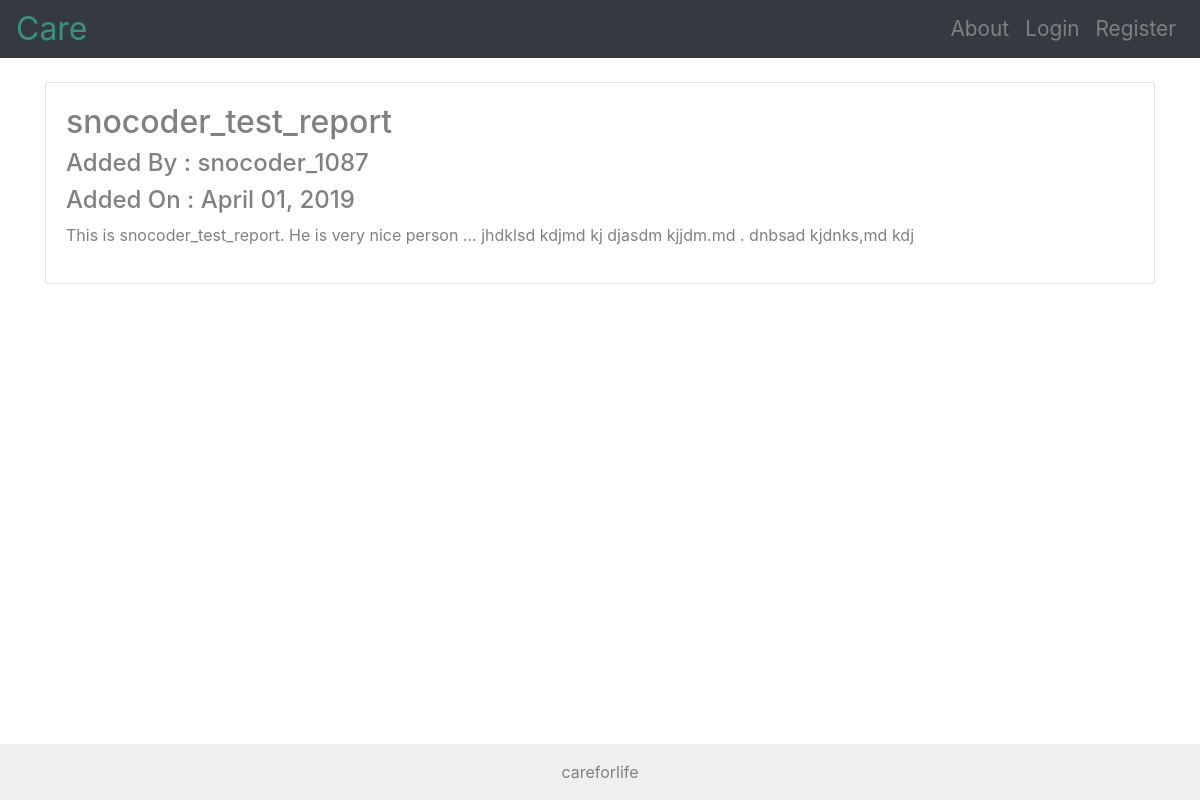
The page /1 on the database its author committed.
### care/models.py (models this page shows, shortened)
class Report(db.Model):
    users = db.relationship(User)
    id = db.Column(db.Integer, primary_key=True)
    user_id = db.Column(db.Integer, db.ForeignKey('users.id'), nullable= False)
    date = db.Column(db.DateTime, nullable=False, default=datetime.utcnow)
    title = db.Column(db.String(140), nullable=False)
    text = db.Column(db.Text, nullable=False)

class User(db.Model, UserMixin):
    __tablename__ = 'users'
    id = db.Column(db.Integer, primary_key=True)
    profile_image = db.Column(db.String(64), nullable=False, default='default_profile.jpg')
    email = db.Column(db.String(64), unique=True, index=True)
    username = db.Column(db.String(64), unique=True, index=True)
    password_hash = db.Column(db.String(120))
    reports = db.relationship('Report', backref='author', lazy=True)

### care/users/views.py (the view)
@users.route("/<username>")
def user_reports(username):
    page = request.args.get('page', 1, type=int)
    user = User.query.filter_by(username=username).first_or_404()
    reports = Report.query.filter_by(author=user).order_by(Report.date.desc()).paginate(page=page, per_page=5)
    return render_template('user_reports.html', reports = reports, user=user)

### care/reports/views.py (called while the page is built)
@reports.route('/<int:report_id>')
def report(report_id):
    report = Report.query.get_or_404(report_id)
    return render_template('report.html', title = report.title,
    date = report.date, report = report)

### care/templates/report.html (shortened to what this page needs)
{% extends "base.html" %}
{% block content %}
<br>
<div class="container">
  <div class="card">
    <div class="card-body">
      <h2 class="">{{title}}</h2>
      <h4>Added By : {{report.author.username}}</h4>
      <h4>Added On : {{report.date.strftime('%B %d, %Y')}}</h4>
      <p>{{report.text}}</p>
    </div>
    </div>
</div>
{% endblock %}

### care/static/style.css (style rules this page uses)
html { height: 100%; box-sizing: border-box; }
*, *:before, *:after { box-sizing: inherit; }
body { position: relative; margin: 0; padding-bottom: 6rem; min-height: 100%; color: gray; }
.container { margin-top: 3.6rem !important; }

### rows shown on the page
Report: title "snocoder_test_report", date "April 01, 2019", text "This is snocoder_test_report. He is very nice person ... jhdklsd kdjmd kj djasdm kjjdm.md . dnbsad kjdnks,md kdj"
User: author.username "snocoder_1087"
